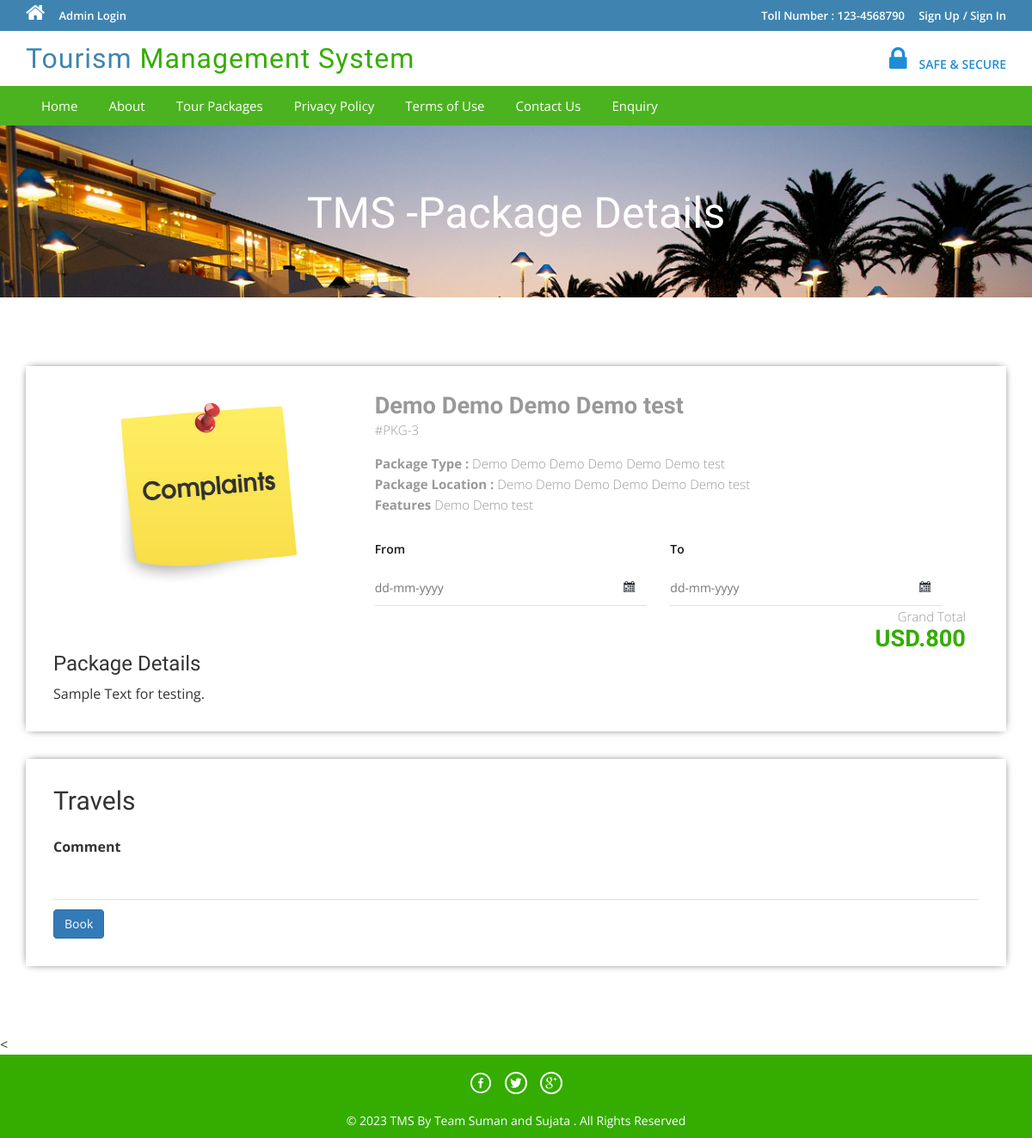
/tms/package-details.php?pkgid=3, run on an earlier commit of the app's database.
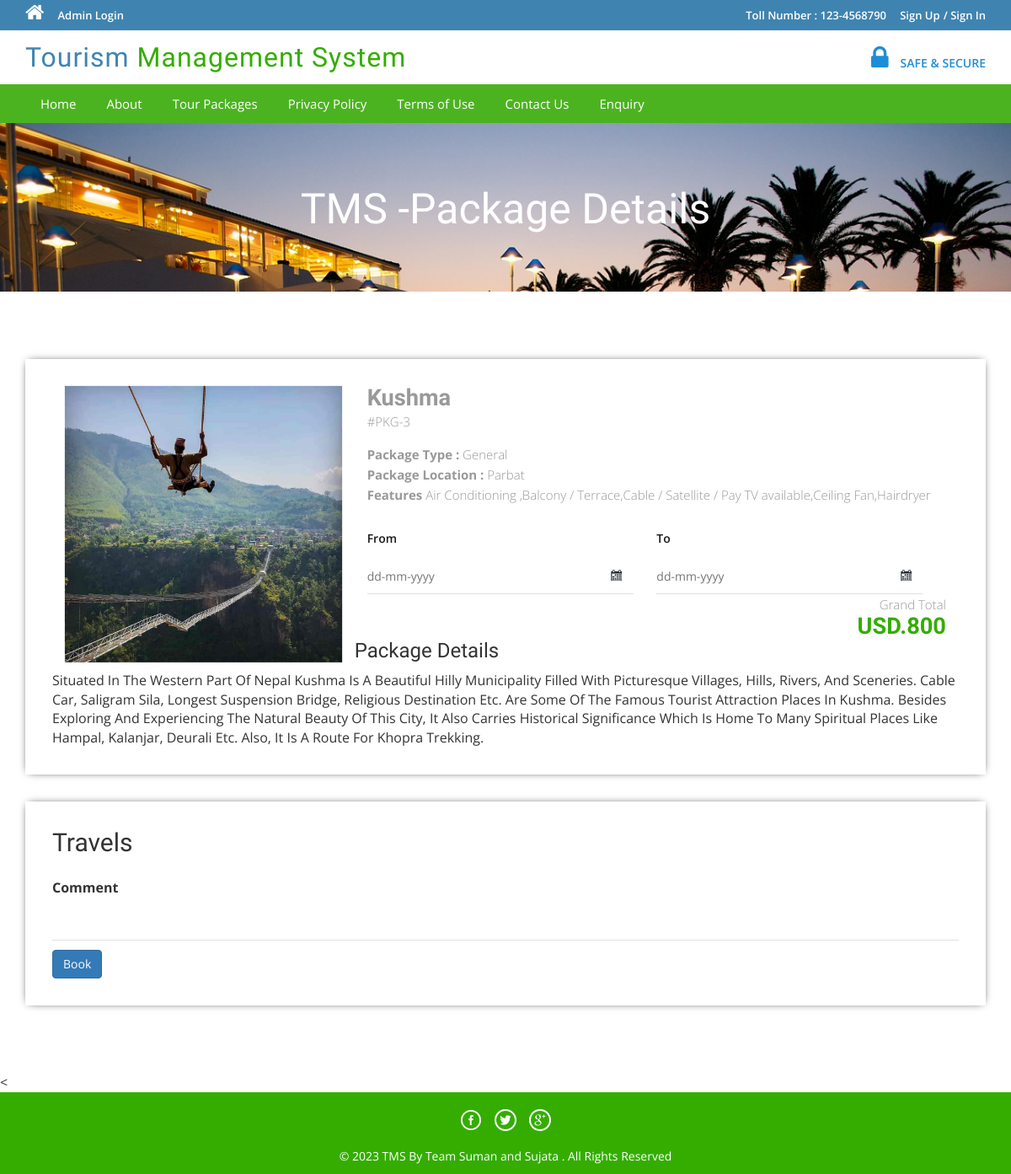
And on a later commit of the database.
### tables this page shows
CREATE TABLE `tbltourpackages` (
  `PackageId` int(11) NOT NULL,
  `PackageName` varchar(200) DEFAULT NULL,
  `PackageType` varchar(150) DEFAULT NULL,
  `PackageLocation` varchar(100) DEFAULT NULL,
  `PackagePrice` int(11) DEFAULT NULL,
  `PackageFetures` varchar(255) DEFAULT NULL,
  `PackageDetails` mediumtext DEFAULT NULL,
  `PackageImage` varchar(100) DEFAULT NULL,
  `Creationdate` timestamp NULL DEFAULT current_timestamp(),
  `UpdationDate` timestamp NULL DEFAULT NULL ON UPDATE current_timestamp()
);

### tms/package-details.php (the view, shortened to what this page needs)
<?php
include('includes/config.php');
?>
<!DOCTYPE HTML>
<html>
<head>
<link href="css/bootstrap.css" rel='stylesheet' type='text/css' />
<link href="css/style.css" rel='stylesheet' type='text/css' />
<link href="css/font-awesome.css" rel="stylesheet">
<link href="css/animate.css" rel="stylesheet" type="text/css" media="all">
<link rel="stylesheet" href="css/jquery-ui.css" />
</head>
<body>
<?php include('includes/header.php');?>
<div class="banner-3">
	<div class="container">
		<h1 class="wow zoomIn animated animated" data-wow-delay=".5s" style="visibility: visible; animation-delay: 0.5s; animation-name: zoomIn;"> TMS -Package Details</h1>
	</div>
</div>
<div class="selectroom">
	<div class="container">
<?php
$pid=intval($_GET['pkgid']);
$sql = "SELECT * from tbltourpackages where PackageId=:pid";
$query = $dbh->prepare($sql);
$query -> bindParam(':pid', $pid, PDO::PARAM_STR);
$query->execute();
$results=$query->fetchAll(PDO::FETCH_OBJ);
if($query->rowCount() > 0)
{
foreach($results as $result)
{	?>
<form name="book" method="post">
		<div class="selectroom_top">
			<div class="col-md-4 selectroom_left wow fadeInLeft animated" data-wow-delay=".5s">
				<img src="admin/pacakgeimages/<?php echo htmlentities($result->PackageImage);?>" class="img-responsive" alt="">
			</div>
			<div class="col-md-8 selectroom_right wow fadeInRight animated" data-wow-delay=".5s">
				<h2><?php echo htmlentities($result->PackageName);?></h2>
				<p class="dow">#PKG-<?php echo htmlentities($result->PackageId);?></p>
				<p><b>Package Type :</b> <?php echo htmlentities($result->PackageType);?></p>
				<p><b>Package Location :</b> <?php echo htmlentities($result->PackageLocation);?></p>
					<p><b>Features</b> <?php echo htmlentities($result->PackageFetures);?></p>
					<div class="ban-bottom">
				<div class="bnr-right">
				<label class="inputLabel">From</label>
				<input class="date" id="datepicker" type="text" placeholder="dd-mm-yyyy"  name="fromdate" required="">
			</div>
			<div class="bnr-right">
				<label class="inputLabel">To</label>
				<input class="date" id="datepicker1" type="text" placeholder="dd-mm-yyyy" name="todate" required="">
			</div>
			</div>
				<div class="grand">
					<p>Grand Total</p>
					<h3>USD.800</h3>
				</div>
			</div>
		<h3>Package Details</h3>
				<p style="padding-top: 1%"><?php echo htmlentities($result->PackageDetails);?> </p>
		</div>
		<div class="selectroom_top">
			<h2>Travels</h2>
			<div class="selectroom-info animated wow fadeInUp animated" data-wow-duration="1200ms" data-wow-delay="500ms" style="visibility: visible; animation-duration: 1200ms; animation-delay: 500ms; animation-name: fadeInUp; margin-top: -70px">
				<ul>
					<li class="spe">
						<label class="inputLabel">Comment</label>
						<input class="special" type="text" name="comment" required="">
					</li>
					<?php if($_SESSION['login'])
					{?>
						<li class="spe" align="center">
					<button type="submit" name="submit2" class="btn-primary btn">Book</button>
						</li>
						<?php } else {?>
							<li class="sigi" align="center" style="margin-top: 1%">
							<a href="#" data-toggle="modal" data-target="#myModal4" class="btn-primary btn" > Book</a></li>
							<?php } ?>
				</ul>
			</div>
		</div>
		</form>
<?php }} ?>
	</div>
</div>
<
<?php include('includes/footer.php');?>
</body>
</html>

What changed in the data, as far as the page shows it:
changed tbltourpackages id 3: PackageImage: a different picture; PackageName "Demo Demo Demo Demo test" → "Kushma"; PackageType "Demo Demo Demo Demo Demo Demo test" → "General"; PackageLocation "Demo Demo Demo Demo Demo Demo test" → "Parbat"; PackageFetures "Demo Demo test" → "Air Conditioning ,Balcony / Terrace,Cable / Satellite / Pay TV available,Ceiling Fan,Hairdryer"; PackageDetails "Sample Text for testing." → "Situated In The Western Part Of Nepal Kushma Is A Beautiful Hilly Municipality Filled With Picturesque Villages, Hills, Rivers, And Sceneries. Cable Car, Saligram Sila, Longest Suspension Bridge, Religious Destination Etc. Are Some Of The Famous Tourist Attraction Places In Kushma. Besides Exploring And Experiencing The Natural Beauty Of This City, It Also Carries Historical Significance Which Is Home To Many Spiritual Places Like Hampal, Kalanjar, Deurali Etc. Also, It Is A Route For Khopra Trekking."
